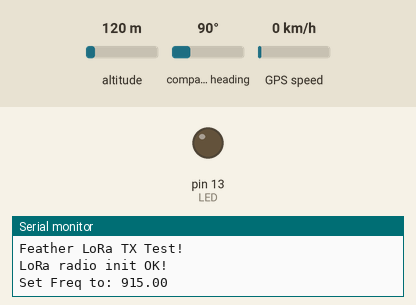
This sketch was run on a simulated Arduino Mega 2560, built with avr-gcc and run on an emulated ATmega2560. Shown: output pins drawn as LEDs (lit = HIGH), the last lines printed to the serial monitor. Dashed ring = blinking. Inputs (shaded band) come from the test bench; at power-on: altitude 120 m, compass heading 90°, GPS speed 0 km/h. The GPS gets a fix after 3 s at 37.7749, -122.4194 with 8 satellites; no radio packets arrive unless stated; pins used as bus, display or sensor lines are not drawn.

Above: at 2.6 s.
At 5.18 s:
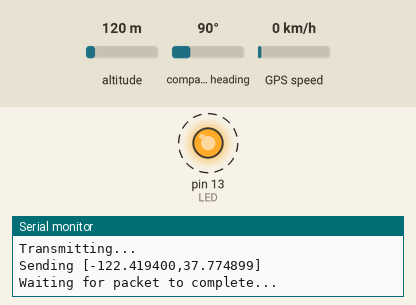
Timing chart, 0 to 6.1 s (numbered marks = the images above):
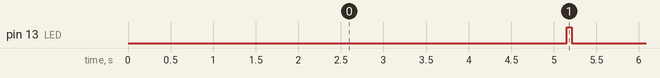

The sketch:

m0_simple.ino
```cpp
// Feather9x_TX
// -*- mode: C++ -*-
// Example sketch showing how to create a simple messaging client (transmitter)
// with the RH_RF95 class. RH_RF95 class does not provide for addressing or
// reliability, so you should only use RH_RF95 if you do not need the higher
// level messaging abilities.
// It is designed to work with the other example Feather9x_RX

#include <SPI.h>
#include <RH_RF95.h>
#include <TinyGPS.h> //https://github.com/mikalhart/TinyGPSPlus

// Radio pins for feather M0 on Node
#define RFM95_CS 5
#define RFM95_RST 6
#define RFM95_INT 9
#define bufflength 100

#define LED 13

#define gpsPowerPin A4

// Change to 434.0 or other frequency, must match RX's freq!
#define RF95_FREQ 915.0

// Singleton instance of the radio driver
RH_RF95 rf95(RFM95_CS, RFM95_INT);


char buf[bufflength];
// gps stuff
static const uint32_t GPSBaud = 9600;
float flat;
float flon;

// The TinyGPS++ object
TinyGPS gps;

// The serial connection to the GPS device

void getGPSInfoString(char *p, size_t len) {

String lon_value = String(flat,6);
String lat_value = String(flon,6);
Serial.println("getting");
Serial.print(lon_value);
Serial.println(lat_value);

sprintf(p, "[%s,%s]",lat_value.c_str(),lon_value.c_str());

}

void setup()
{

    pinMode(gpsPowerPin,OUTPUT);
  digitalWrite(gpsPowerPin, HIGH);

  pinMode(LED, OUTPUT);

  pinMode(RFM95_RST, OUTPUT);
  digitalWrite(RFM95_RST, HIGH);

  Serial.begin(9600);
  Serial1.begin(GPSBaud);
  /*while (!Serial) {
    delay(1);
  }
  */

  delay(100);

  Serial.println("Feather LoRa TX Test!");

  // manual reset
  digitalWrite(RFM95_RST, LOW);
  delay(10);
  digitalWrite(RFM95_RST, HIGH);
  delay(10);

  while (!rf95.init()) {
    Serial.println("LoRa radio init failed");
    Serial.println("Uncomment '#define SERIAL_DEBUG' in RH_RF95.cpp for detailed debug info");
    while (1);
  }
  Serial.println("LoRa radio init OK!");

  // Defaults after init are 434.0MHz, modulation GFSK_Rb250Fd250, +13dbM
  if (!rf95.setFrequency(RF95_FREQ)) {
    Serial.println("setFrequency failed");
    while (1);
  }
  Serial.print("Set Freq to: "); Serial.println(RF95_FREQ);

  // Defaults after init are 434.0MHz, 13dBm, Bw = 125 kHz, Cr = 4/5, Sf = 128chips/symbol, CRC on

  // The default transmitter power is 13dBm, using PA_BOOST.
  // If you are using RFM95/96/97/98 modules which uses the PA_BOOST transmitter pin, then
  // you can set transmitter powers from 5 to 23 dBm:
  rf95.setTxPower(23, false);
}

int16_t packetnum = 0;  // packet counter, we increment per xmission

void loop() {

  bool newData = false;
  unsigned long chars;
  unsigned short sentences, failed;

  // For one second we parse GPS data and report some key values
  for (unsigned long start = millis(); millis() - start < 1000;)
  {
    while (Serial1.available())
    {
      char c = Serial1.read();
       //Serial.write(c); // uncomment this line if you want to see the GPS data flowing
      if (gps.encode(c)) // Did a new valid sentence come in?
        newData = true;
    }
  }

  if (newData)
  {


    unsigned long age;
    gps.f_get_position(&flat, &flon, &age);
    //Serial.print(flat == TinyGPS::GPS_INVALID_F_ANGLE ? 0.0 : flat, 6);
    //Serial.print(",");
    //Serial.println(flon == TinyGPS::GPS_INVALID_F_ANGLE ? 0.0 : flon, 6);

   // message buffer


      getGPSInfoString(buf, bufflength);

   delay(1000); // Wait 1 second between transmits, could also 'sleep' here!
  Serial.println("Transmitting..."); // Send a message to rf95_server

  //char radiopacket[20] = "Hello World #      ";
  //itoa(packetnum++, radiopacket+13, 10);
  Serial.print("Sending "); Serial.println(buf);
  //radiopacket[19] = 0;

  //Serial.println("Sending...");
  delay(10);

  rf95.send((uint8_t *)buf, bufflength);

  Serial.println("Waiting for packet to complete...");
  delay(10);
  digitalWrite(LED, HIGH);
  rf95.waitPacketSent();
  digitalWrite(LED, LOW);

  delay(500);
  }

  gps.stats(&chars, &sentences, &failed);

  if (chars == 0)
    Serial.println("** No characters received from GPS: check wiring **");


}
```

Measured:
- by itself, pin 13 (LED): alternates HIGH for 0.06 s and LOW for 2.5 s
